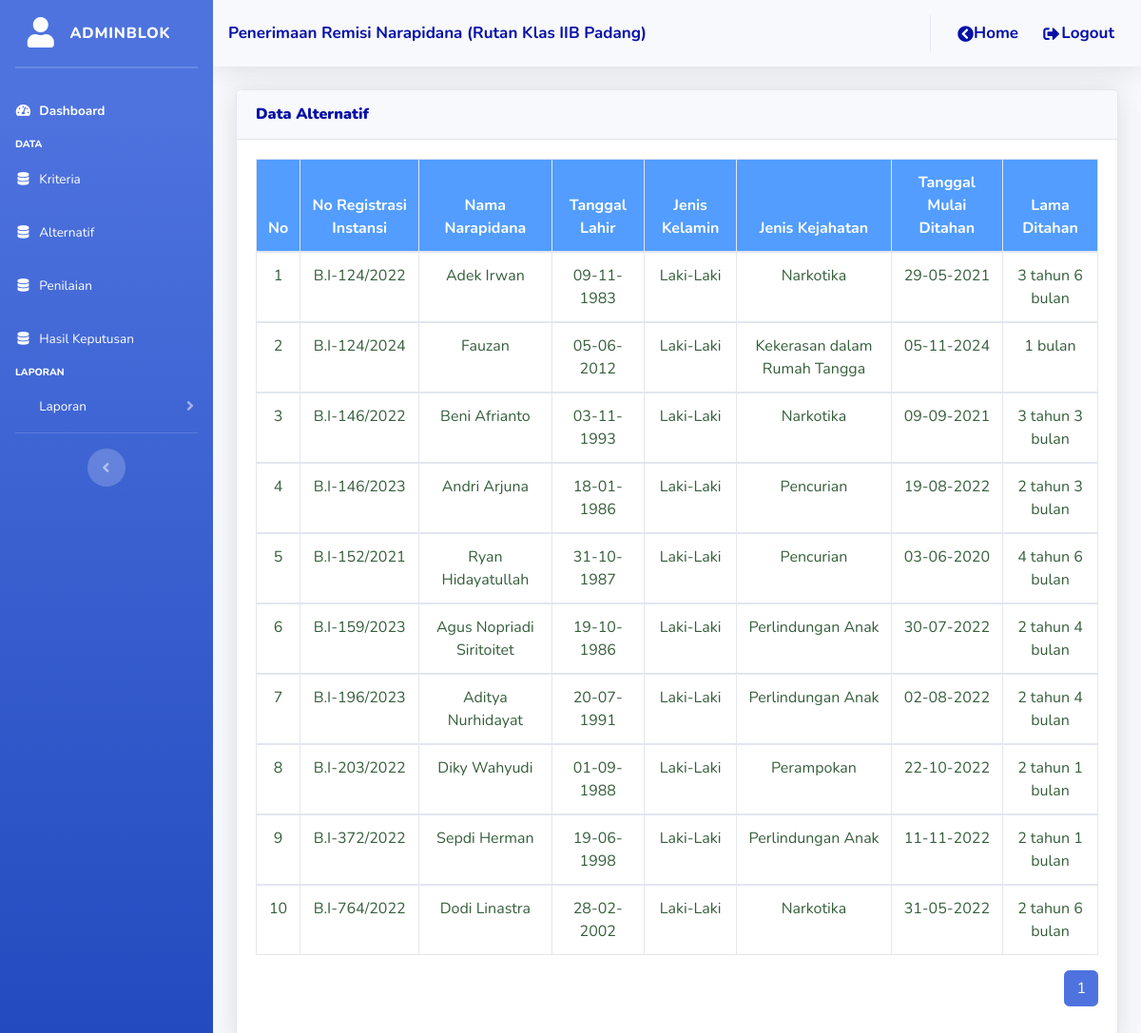
/admin/proses/data_alternatif.php?idp=12 (signed in), run on the app's committed database.
### tables this page shows
CREATE TABLE `tbl_alternatif` (
  `id_alternatif` varchar(15) NOT NULL,
  `nama` varchar(255) NOT NULL,
  `tanggal_lahir` date NOT NULL,
  `jenis_kelamin` varchar(15) NOT NULL,
  `jenis_kejahatan` varchar(255) NOT NULL,
  `tanggal_mulai_ditahan` date NOT NULL,
  `id_blok` int(11) NOT NULL,
  `id_periode` int(11) NOT NULL
);

### admin/proses/data_alternatif.php (the view, shortened to what this page needs)
<?php
include("style/header.php");
include("style/sidebar.php");
$idp = $_GET['idp'];
?>
<div class="container-fluid">
  <div class="card shadow mt-3 mb-3">
    <div class="card-header py-3">
      <h6 class="m-0 font-weight-bold" style="color: #0510a8"><b>Data Alternatif</b></h6>
    </div>
    <div class="card-body">
      <?php
      include("../../config/koneksi.php");
      ?>
      <?php
      $itemsPerPage = 10;
      $totalData = mysqli_num_rows(mysqli_query($konek, "SELECT * FROM tbl_alternatif WHERE id_periode = '$idp'"));
      $totalPages = ceil($totalData / $itemsPerPage);
      $currentPage = isset($_GET['page']) ? intval($_GET['page']) : 1;
      $offset = ($currentPage - 1) * $itemsPerPage;
      $sql = mysqli_query($konek, "SELECT * FROM tbl_alternatif WHERE id_periode = '$idp' LIMIT $offset, $itemsPerPage");
      $no = $offset + 1;
      ?>
      <div class="table-responsive">
        <table class="table table-bordered" width="100%">
          <thead>
            <tr style="background-color: #529dff; color: #ffff" align="center">
              <th>No</th>
              <th>No Registrasi Instansi</th>
              <th>Nama Narapidana</th>
              <th>Tanggal Lahir</th>
              <th>Jenis Kelamin</th>
              <th>Jenis Kejahatan</th>
              <th>Tanggal Mulai Ditahan</th>
              <th>Lama Ditahan</th>
            </tr>
          </thead>
          <?php
          while ($array = mysqli_fetch_assoc($sql)) {
          ?>
            <tbody>
              <tr align="center" style="color: #355E3B">
                <td><?php echo $no++; ?></td>
                <td><?php echo $array['id_alternatif']; ?></td>
                <td><?php echo $array['nama']; ?></td>
                <td><?php
                    $tanggal_lahir = new DateTime($array['tanggal_lahir']);
                    echo $tanggal_lahir->format('d-m-Y ');
                    ?></td>
                <td><?php echo $array['jenis_kelamin']; ?></td>
                <td><?php echo $array['jenis_kejahatan']; ?></td>
                <td><?php
                    $tanggal_mulai_ditahan = new DateTime($array['tanggal_mulai_ditahan']);
                    echo $tanggal_mulai_ditahan->format('d-m-Y ');
                    ?></td>
                <td>
                  <?php
                  $tanggalMulaiDitahan = new DateTime($array['tanggal_mulai_ditahan']);
                  $tanggalHariIni = new DateTime();
                  $selisih = $tanggalMulaiDitahan->diff($tanggalHariIni);
                  $lamaDitahan = '';
                  if ($selisih->y > 0) {
                    $lamaDitahan .= $selisih->y . ' tahun ';
                  }
                  if ($selisih->m > 0) {
                    $lamaDitahan .= $selisih->m . ' bulan';
                  }
                  echo trim($lamaDitahan);
                  ?>
                </td>
              </tr>
            </tbody>
          <?php
          }
          ?>
        </table>
      </div>
      <nav aria-label="Pagination">
        <ul class="pagination justify-content-end">
          <?php
          for ($page = 1; $page <= $totalPages; $page++) {
            echo '<li class="page-item ' . ($page === $currentPage ? 'active' : '') . '">
                                <a class="page-link" href="?idp=' . $idp . '&page=' . $page . '">' . $page . '</a>
                            </li>';
          }
          ?>
        </ul>
      </nav>
    </div>
  </div>
</div>
</div>
<?php
include("style/footer.php");
?>

### data on the page
tbl_alternatif: id_alternatif "B.I-124/2022", nama "Adek Irwan", tanggal_lahir "09-11-1983", jenis_kelamin "Laki-Laki", jenis_kejahatan "Narkotika", tanggal_mulai_ditahan "29-05-2021", tanggal_mulai_ditahan "3 tahun 6 bulan"
tbl_alternatif: id_alternatif "B.I-124/2024", nama "Fauzan", tanggal_lahir "05-06-2012", jenis_kelamin "Laki-Laki", jenis_kejahatan "Kekerasan dalam Rumah Tangga", tanggal_mulai_ditahan "05-11-2024", tanggal_mulai_ditahan "1 bulan"
tbl_alternatif: id_alternatif "B.I-146/2022", nama "Beni Afrianto", tanggal_lahir "03-11-1993", jenis_kelamin "Laki-Laki", jenis_kejahatan "Narkotika", tanggal_mulai_ditahan "09-09-2021", tanggal_mulai_ditahan "3 tahun 3 bulan"
tbl_alternatif: id_alternatif "B.I-146/2023", nama "Andri Arjuna", tanggal_lahir "18-01-1986", jenis_kelamin "Laki-Laki", jenis_kejahatan "Pencurian", tanggal_mulai_ditahan "19-08-2022", tanggal_mulai_ditahan "2 tahun 3 bulan"
tbl_alternatif: id_alternatif "B.I-152/2021", nama "Ryan Hidayatullah", tanggal_lahir "31-10-1987", jenis_kelamin "Laki-Laki", jenis_kejahatan "Pencurian", tanggal_mulai_ditahan "03-06-2020", tanggal_mulai_ditahan "4 tahun 6 bulan"
tbl_alternatif: id_alternatif "B.I-159/2023", nama "Agus Nopriadi Siritoitet", tanggal_lahir "19-10-1986", jenis_kelamin "Laki-Laki", jenis_kejahatan "Perlindungan Anak", tanggal_mulai_ditahan "30-07-2022", tanggal_mulai_ditahan "2 tahun 4 bulan"
tbl_alternatif: id_alternatif "B.I-196/2023", nama "Aditya Nurhidayat", tanggal_lahir "20-07-1991", jenis_kelamin "Laki-Laki", jenis_kejahatan "Perlindungan Anak", tanggal_mulai_ditahan "02-08-2022", tanggal_mulai_ditahan "2 tahun 4 bulan"
tbl_alternatif: id_alternatif "B.I-203/2022", nama "Diky Wahyudi", tanggal_lahir "01-09-1988", jenis_kelamin "Laki-Laki", jenis_kejahatan "Perampokan", tanggal_mulai_ditahan "22-10-2022", tanggal_mulai_ditahan "2 tahun 1 bulan"
tbl_alternatif: id_alternatif "B.I-372/2022", nama "Sepdi Herman", tanggal_lahir "19-06-1998", jenis_kelamin "Laki-Laki", jenis_kejahatan "Perlindungan Anak", tanggal_mulai_ditahan "11-11-2022", tanggal_mulai_ditahan "2 tahun 1 bulan"
tbl_alternatif: id_alternatif "B.I-764/2022", nama "Dodi Linastra", tanggal_lahir "28-02-2002", jenis_kelamin "Laki-Laki", jenis_kejahatan "Narkotika", tanggal_mulai_ditahan "31-05-2022", tanggal_mulai_ditahan "2 tahun 6 bulan"

### other printed values
$_SESSION['username'] "ADMINBLOK"
